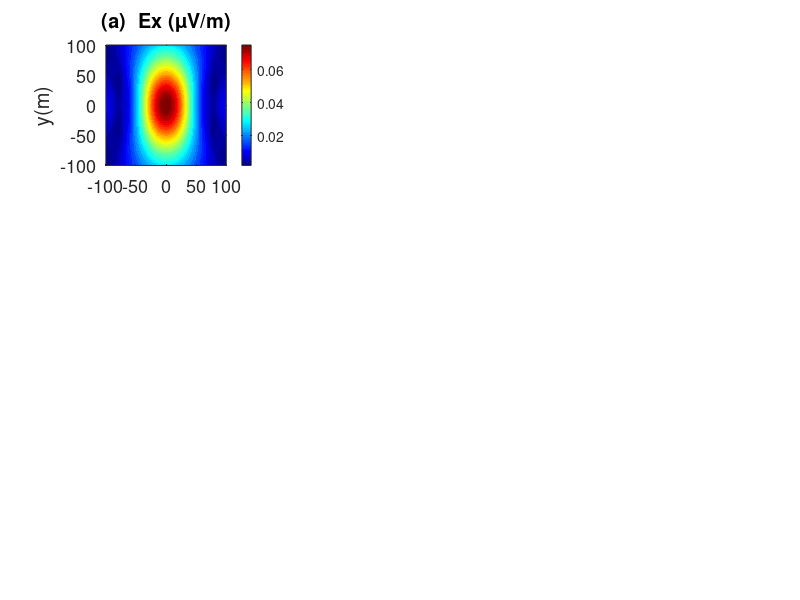

Reproduce this figure in MATLAB. (Note: this script raises an error after producing the figure.)
% 
%  EM response of different alpha and beta
%

clc;close;clear;
load data.mat

%% alpha = 0
alpha = 0;
beta = 0;
it = 1;

alpha = alpha*pi/180; %rad
beta = beta*pi/180; %rad
Jz = sin(beta); 
Jx = cos(beta)*cos(alpha);
Jy = cos(beta)*sin(alpha);
Jz = it*Jz;
Jx = it*Jx;
Jy = it*Jy;

Ex = Jx*XE(:,1) + Jy*YE(:,1) + Jz*ZE(:,1);
Ey = Jx*XE(:,2) + Jy*YE(:,2) + Jz*ZE(:,2);
Ez = Jx*XE(:,3) + Jy*YE(:,3) + Jz*ZE(:,3);

Exg0 = 1e6*reshape(abs(Ex),length(xr0),[]);
Eyg0 = 1e6*reshape(abs(Ey),length(xr0),[]);
Ezg0 = 1e6*reshape(abs(Ez),length(xr0),[]);


%% alpha = 15，beta = 15
alpha = 15;
beta = 15;
it = 1;

alpha = alpha*pi/180; %rad
beta = beta*pi/180; %rad
Jz = sin(beta); 
Jx = cos(beta)*cos(alpha);
Jy = cos(beta)*sin(alpha);
Jz = it*Jz;
Jx = it*Jx;
Jy = it*Jy;

Ex = Jx*XE(:,1) + Jy*YE(:,1) + Jz*ZE(:,1);
Ey = Jx*XE(:,2) + Jy*YE(:,2) + Jz*ZE(:,2);
Ez = Jx*XE(:,3) + Jy*YE(:,3) + Jz*ZE(:,3);

Exg1 = 1e6*reshape(abs(Ex),length(xr0),[]);
Eyg1 = 1e6*reshape(abs(Ey),length(xr0),[]);
Ezg1 = 1e6*reshape(abs(Ez),length(xr0),[]);


%% alpha =30，beta = 30
alpha = 30;
beta = 30;
it = 1;

alpha = alpha*pi/180; %rad
beta = beta*pi/180; %rad
Jz = sin(beta); 
Jx = cos(beta)*cos(alpha);
Jy = cos(beta)*sin(alpha);
Jz = it*Jz;
Jx = it*Jx;
Jy = it*Jy;

Ex = Jx*XE(:,1) + Jy*YE(:,1) + Jz*ZE(:,1);
Ey = Jx*XE(:,2) + Jy*YE(:,2) + Jz*ZE(:,2);
Ez = Jx*XE(:,3) + Jy*YE(:,3) + Jz*ZE(:,3);

Exg2 = 1e6*reshape(abs(Ex),length(xr0),[]);
Eyg2 = 1e6*reshape(abs(Ey),length(xr0),[]);
Ezg2 = 1e6*reshape(abs(Ez),length(xr0),[]);


%% figure E
figure('Color',[1 1 1]); 
subplot(331); contourf(xr0,yr0,Exg0,length(xr0),'LineColor','none'); 
colormap(jet); colorbar; ylabel('y(m)'); title('(a)  Ex (\muV/m)'); axis equal; set(gca, 'fontsize',13); 
xmin = min(Exg0(:)); xmax = max(Exg0(:)); clim([xmin xmax]);

subplot(334); contourf(xr0,yr0,Eyg0,length(xr0),'LineColor','none'); 
colormap(jet); colorbar; ylabel('y(m)'); title('(d)  Ey (\muV/m)'); axis equal; set(gca, 'fontsize',13); 
ymin = min(Eyg2(:)); ymax = max(Eyg2(:)); clim([ymin ymax]);

subplot(337); contourf(xr0,yr0,Ezg0,length(xr0),'LineColor','none'); 
colormap(jet); colorbar; xlabel('x(m)'); ylabel('y(m)'); title('(h)  Ez (\muV/m)'); axis equal; set(gca, 'fontsize',13)
zmin = min(Ezg0(:)); zmax = max(Ezg0(:)); clim([zmin zmax]);

subplot(332); contourf(xr0,yr0,Exg1,length(xr0),'LineColor','none'); 
colormap(jet); colorbar; title('(b)  Ex (\muV/m)'); axis equal; set(gca, 'fontsize',13)
clim([xmin xmax]);

subplot(335); contourf(xr0,yr0,Eyg1,length(xr0),'LineColor','none'); 
colormap(jet); colorbar; title('(e)  Ey (\muV/m)'); axis equal; set(gca, 'fontsize',13)
clim([ymin ymax]);

subplot(338); contourf(xr0,yr0,Ezg1,length(xr0),'LineColor','none'); 
colormap(jet); colorbar; xlabel('x(m)'); title('(i)  Ez (\muV/m)'); axis equal; set(gca, 'fontsize',13)
clim([zmin zmax]);

subplot(333); contourf(xr0,yr0,Exg2,length(xr0),'LineColor','none'); 
colormap(jet); colorbar; title('(c)  Ex (\muV/m)'); axis equal; set(gca, 'fontsize',13)
clim([xmin xmax]);

subplot(336); contourf(xr0,yr0,Eyg2,length(xr0),'LineColor','none'); 
colormap(jet); colorbar; title('(f)  Ey (\muV/m)'); axis equal; set(gca, 'fontsize',13)
clim([ymin ymax]);

subplot(339); contourf(xr0,yr0,Ezg2,length(xr0),'LineColor','none'); 
colormap(jet); colorbar; xlabel('x(m)'); title('(j)  Ez (\muV/m)'); axis equal; set(gca, 'fontsize',13)
clim([zmin zmax]);

set(gcf,'position',[0 0 900 600]);
print(gcf,'-r600','-dpng','Fig7.png');
